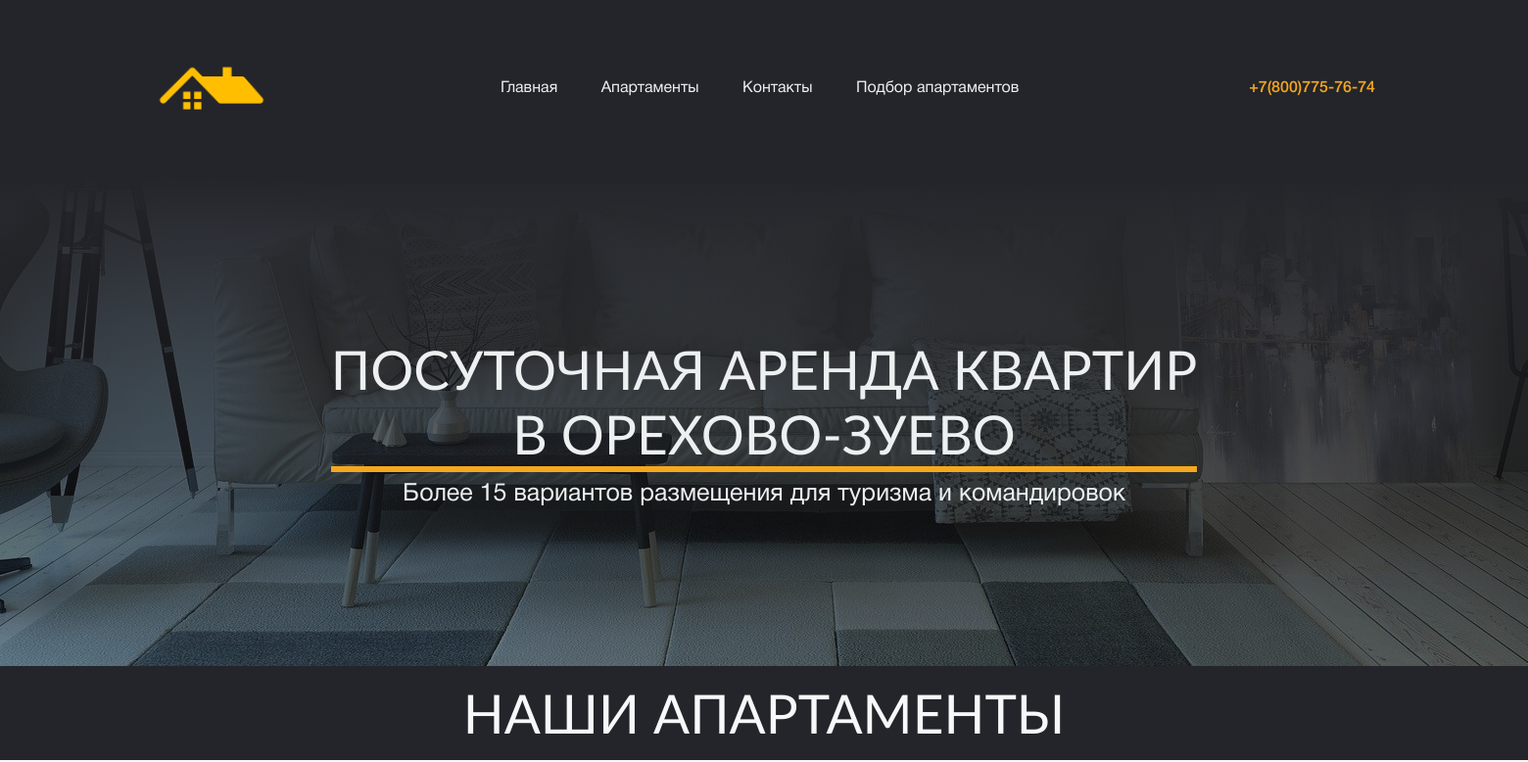
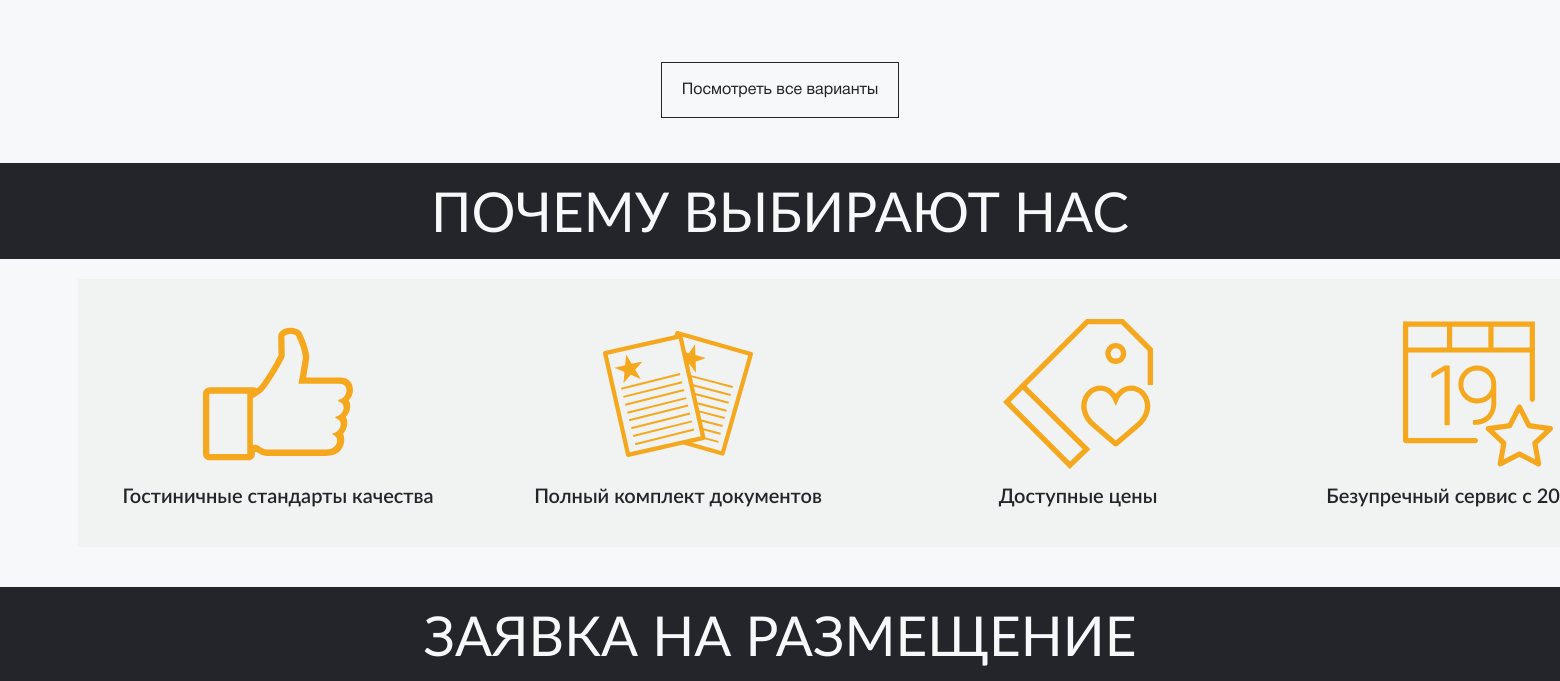
Before: / (upper part) with the older database file (2 pictures, top to bottom).
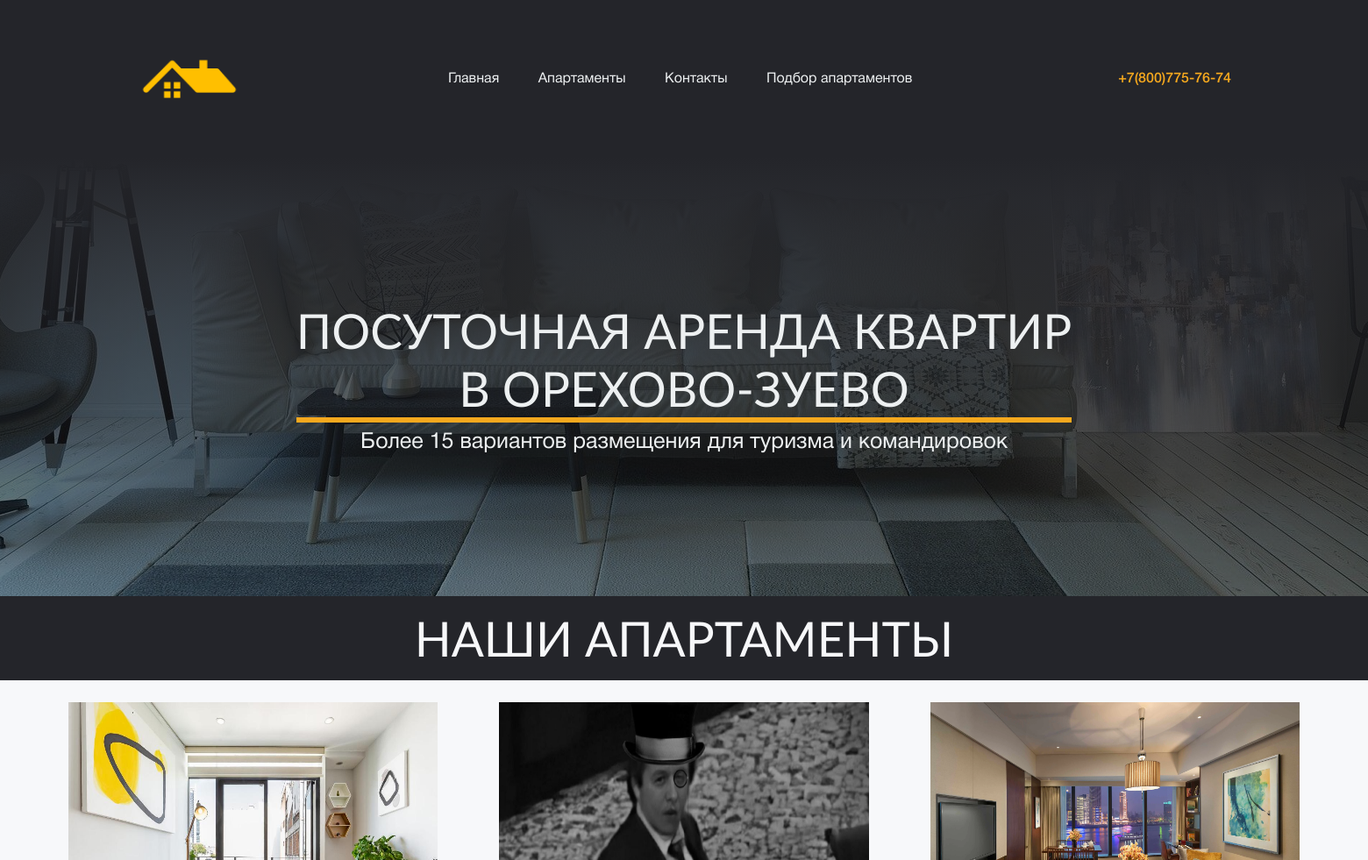
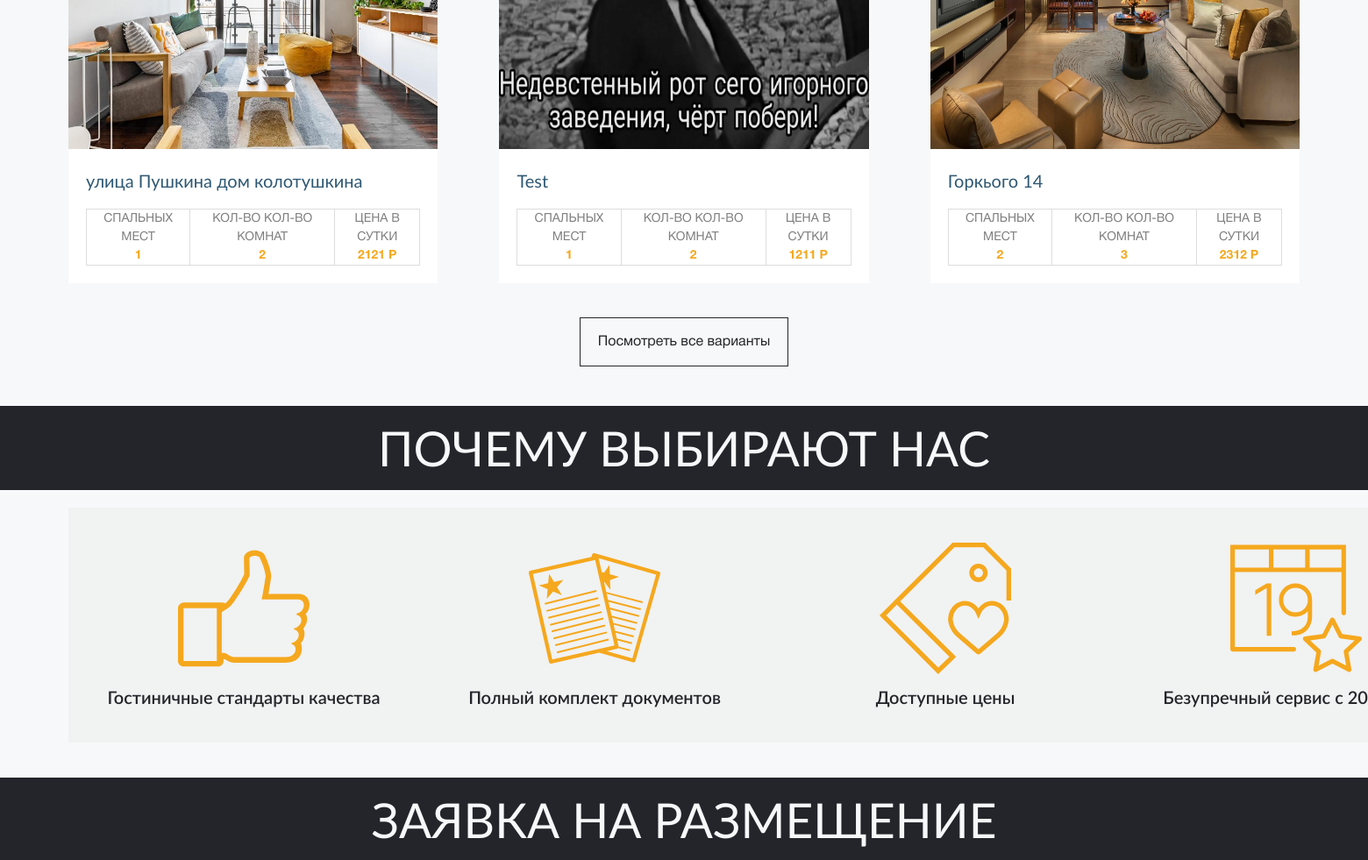
After: the same page with the newer database file (2 pictures, top to bottom).
### main_app/models.py (models this page shows, shortened)
class AppartmentImage(models.Model):
    photo = models.ImageField(verbose_name="Фото")
    appartment = models.ForeignKey(Appartment, verbose_name="Аппартаменты", on_delete=models.CASCADE)
    class Meta():
        verbose_name = "Фотография"
        verbose_name_plural = "Фотографии"

class Appartment(models.Model):
    address = models.CharField(max_length=300, verbose_name="Адрес")
    rooms = models.PositiveIntegerField(verbose_name="Количество комнат")
    floor = models.PositiveIntegerField(verbose_name="Этаж")
    sleeping_place = models.CharField(verbose_name="Количество спальных мест", max_length=100)
    price = models.PositiveIntegerField(verbose_name="Цена за сутки")
    descriptiion = models.TextField(max_length=2500, verbose_name="Описание", default=None, blank=True)
    created = models.DateTimeField(auto_now_add=True)
    url = models.SlugField(verbose_name="URL", max_length=100)
    show_in_main = models.BooleanField(verbose_name="Отображать на главной", default=False)
    class Meta():
        verbose_name = "Аппартаменты"
        verbose_name_plural = "Аппартаменты"

### main_app/views.py (the view)
# urls.py: path('', views.index, name='index'),
def index(request):
    form = ApplicationForm()
    try:
        apartments = Appartment.objects.filter(show_in_main=True)[:3]
        for apartment in apartments:
            image = AppartmentImage.objects.filter(appartment=apartment)[:1]
            apartment.image = image
    except Appartment.DoesNotExist:
        raise Http404("Poll does not exist")
    return render(request, 'main_app/index.html', {'apartments': apartments, 'form':form})

### main_app/templates/main_app/index.html (shortened to what this page needs)
{% load static %}
<!DOCTYPE html>
<html lang="en">
<head>
{% include 'main_app/head.html' %}
</head>
<body>
    {% include 'main_app/menu.html' %}
    <section>
        <div class="slider">
            <div class="slider__text">
                <h1>Посуточная аренда квартир <br> в Орехово-Зуево</h1>
                <h4>Более 15 вариантов размещения для туризма и командировок</h4>
            </div>
        </div>
    </section>
    <h1 class="apartments-title section-title">Наши апартаменты</h1>
    <div class="container">
    <section id="apartments">
        <div class="apartments-list">
            <ul>
                {% for apartment in apartments %}
                <li class="apartment-item">
                    <div class="apartment-item__image">
                        {%for i in apartment.image %}
                        <img src="{{i.photo.url}}">
                        {%endfor%}
                    </div>
                    <div class="apartment-item__address">
                        <a href="{%url 'apartment_detail' apartment.url %}"><h4>{{apartment.address}}</h4></a>
                    </div>
                    <div class="apartment-item__table">
                        <table>
                            <tbody>
                                <th><span class="th-title">Спальных мест</span>
                                    <br>
                                    <span class="th-text">{{apartment.sleeping_place}}</span>
                                </th>
                                <th><span class="th-title">Кол-во Кол-во комнат</span>
                                    <br>
                                    <span class="th-text">{{apartment.rooms}}</span>
                                </th>
                                <th><span class="th-title">Цена в сутки</span>
                                    <br>
                                    <span class="th-text">{{apartment.price}} Р</span>
                                </th>
                            </tbody>
                        </table>
                    </div>
                </li>
                {%endfor%}
            </ul>
        </div>
        <div class="apartments-button">
            <a href="{%url 'apartments'%}">Посмотреть все варианты</a>
        </div>
    </section>
    <h1 class="benefits-title section-title">Почему выбирают нас</h1>
    <div class="container">
        <section id="benefits">
            <ul>
               <li>
                   <div class="benefits__number">
                       <img src="{% static 'img/thumb.svg' %}" alt="">
                   </div>
                   <div class="benefits__text">
                       Гостиничные стандарты качества
                   </div>
               </li>
               <li>
                <div class="benefits__number">
                    <img src="{% static 'img/documents1.svg' %}" alt="">
                </div>
                <div class="benefits__text">
                    Полный комплект документов
                </div>
            </li>
            <li>
                <div class="benefits__number">
                    <img src="{% static 'img/price.svg' %}" alt="">
                </div>
                <div class="benefits__text">
                    Доступные цены
                </div>
            </li>
            <li>
                <div class="benefits__number">
                    <img src="{% static 'img/year.svg' %}" alt="">
                </div>
                <div class="benefits__text">
                    Безупречный сервис с 2019 года
                </div>
            </li>
            </ul>
        </section>
    </div>
    <h1 class="application-title section-title">Заявка на размещение</h1>
    </div>
</body>
</html>

Changed rows visible on the page:
now on this page (row edited): Appartment: address "улица Пушкина дом колотушкина", sleeping_place "1", rooms "2", price "2121"
now on this page (row unchanged): AppartmentImage: photo (picture), shown under "улица Пушкина дом колотушкина"
added Appartment: address "Test", sleeping_place "1", rooms "2", price "1211"
added AppartmentImage: photo (picture), shown under "Test"
added Appartment: address "Горкього 14", sleeping_place "2", rooms "3", price "2312"
added AppartmentImage: photo (picture), shown under "Горкього 14"
